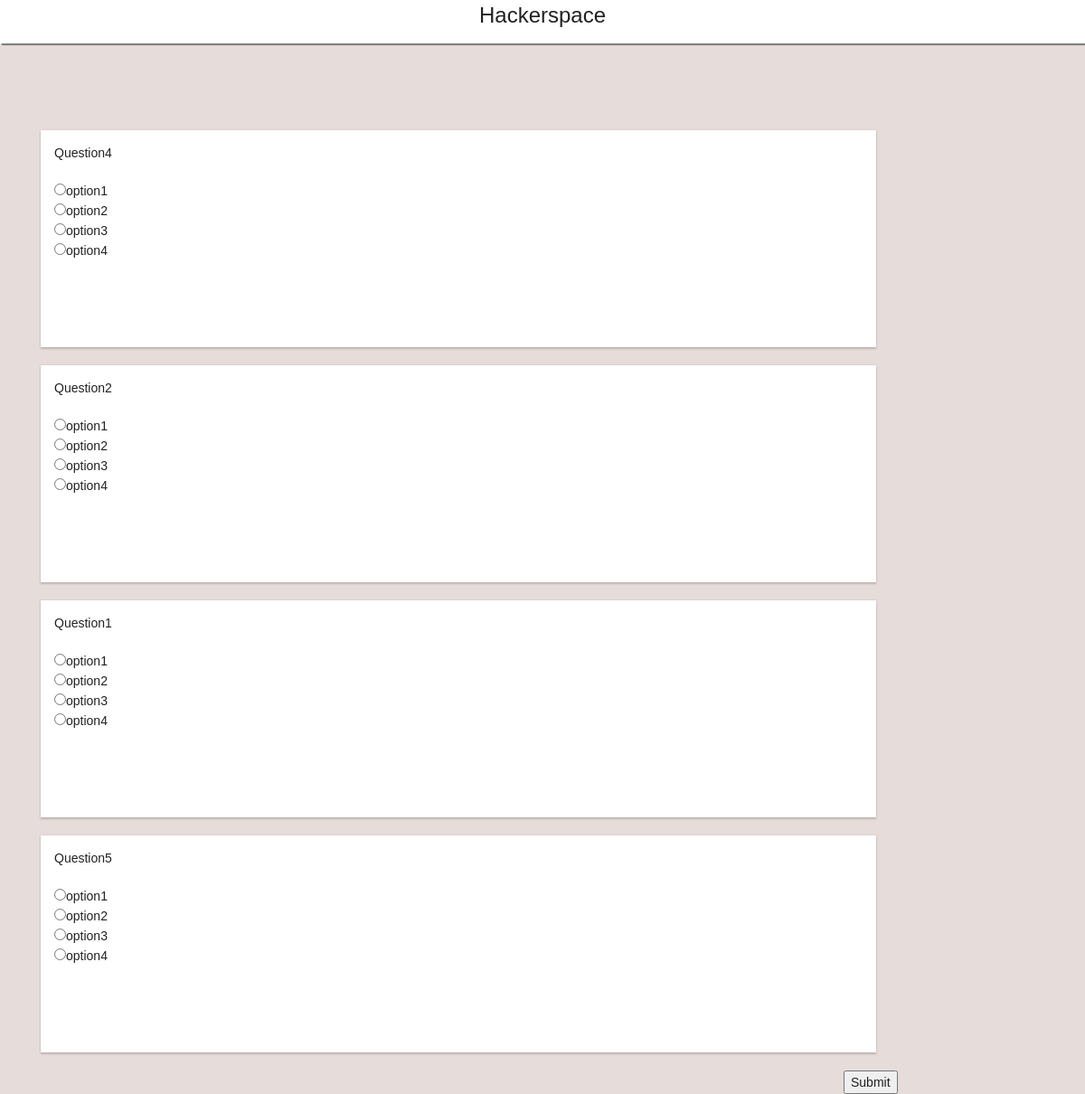
The app's page /mcq with its own data.
### Questions/models.py (models this page shows, shortened)
class QuizQuestion(models.Model):
	tags = QuizSubCategories.objects.values_list()
	question = models.TextField()
	op1 = models.CharField((u"Option1"),max_length=200)
	op2 = models.CharField((u"Option2"),max_length=200)
	op3 = models.CharField((u"Option3"),max_length=200)
	op4 = models.CharField((u"Option4"),max_length=200)
	Answer = models.CharField(max_length=200)
	subCategory = models.IntegerField(choices = tuple(tags))
	class Meta:
		verbose_name = 'Quiz'
		verbose_name_plural = 'Quiz'

### Student/views.py (the view)
# urls.py: url(r'^mcq$',views.mcq,name='mcq'),
def mcq(request):
	ob=QuizQuestion.objects.all().order_by('?')[:4]
	return TemplateResponse(request,"mcq.html",{'ob':ob})

### Student/templates/mcq.html (shortened to what this page needs)
<!DOCTYPE html>
<html>
{% load staticfiles %}
<head>
	<link rel="stylesheet" type="text/css" href="{% static 'css/card.css' %}">
	<link rel="stylesheet" type="text/css" href="{% static 'css/bootstrap.min.css' %}">
	<link rel="stylesheet" type="text/css" href="{% static 'mui-0.8.0/css/mui.min.css' %}">
</head>
<body>
<div class="head" data-spy="affix">Hackerspace</div>
<div class="border">
<div class="mui-container">
<div class="container">
<div class="row">
	<div class="col-md-6">
	<form action="submit_test" method="POST">
	{% for rec in ob%}
	<div class="mui-panel">
	{{rec.question}}<br><br>
	<input type="radio" name="{{rec.op1}}" value="1">{{rec.op1}}<br>
	<input type="radio" name="{{rec.op2}}" value="2">{{rec.op2}}<br>
	<input type="radio" name="{{rec.op3}}" value="3">{{rec.op3}}<br>
	<input type="radio" name="{{rec.op4}}" value="4">{{rec.op4}}
	</div>
	{% endfor %}
	<button type="submit" class="sub_button">Submit</button>
	</form>
	</div>
	</div>
</div>
</div>
</div>
</body>
</html>

### hackerspace/static/css/card.css (style rules this page uses)
.border { margin-top: 12vh; }
body { background-color: black; }
.head { width: 100%; height: 6vh; background-color: white; text-align: center; font-size: 2vw; font-family: sans-serif; -moz-box-shadow: 2px 2px 1px grey; -webkit-box-shadow: 2px 2px 1px grey; box-shadow: 2px 2px 1px grey; }

### Student/templates/mcq.html (style rules this page uses)
body { background-color: #e6dcda; }
.mui-panel { width: 77vw; height: 30vh; }
.sub_button { margin-left: 160%; }

### records on screen
QuizQuestion: question "Question4", op1 "option1", op2 "option2", op3 "option3", op4 "option4"
QuizQuestion: question "Question2", op1 "option1", op2 "option2", op3 "option3", op4 "option4"
QuizQuestion: question "Question1", op1 "option1", op2 "option2", op3 "option3", op4 "option4"
QuizQuestion: question "Question5", op1 "option1", op2 "option2", op3 "option3", op4 "option4"
